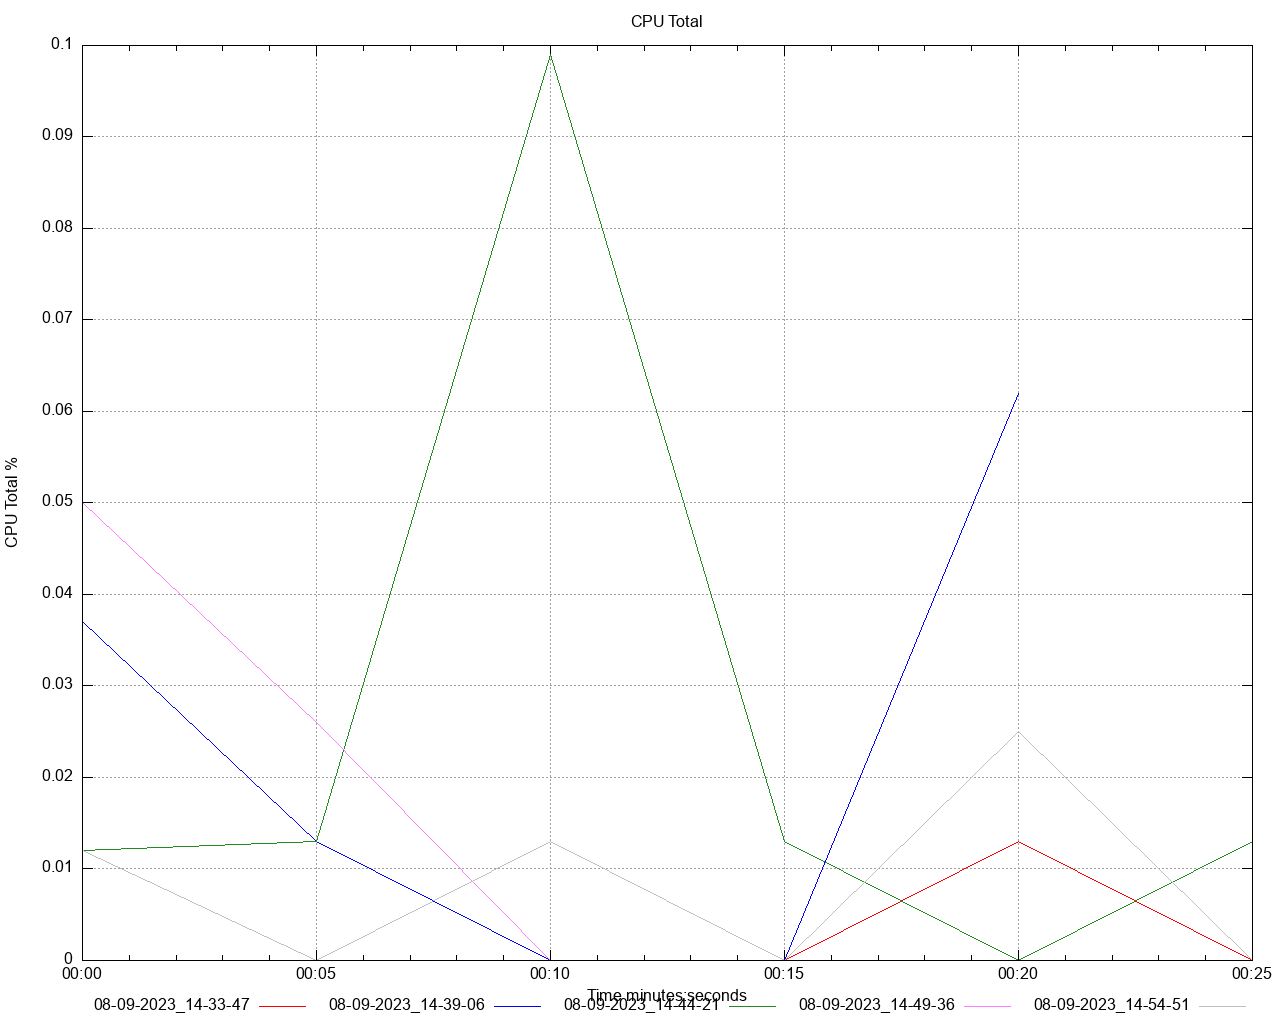

The gnuplot source for this figure:
set title 'CPU Total' noenhanced
set style data lines
set datafile separator ","
set terminal png size 1280,1024
set grid
set key below
set xdata time
set timefmt "%s"
offset = 0
t0(x)=(offset=($0==0) ? x : offset, x - offset)
set xlabel 'Time minutes:seconds'
set ylabel 'CPU Total %'
set output '/Users/gbarnett/git/hazelcast-simulator/atomiclong-3node-member/atomicreference/dstat/cpu_total_A6.png'
plot \
   '/Users/gbarnett/git/hazelcast-simulator/atomiclong-3node-member/atomicreference/data/cpu_total_A6_1.data' using (t0(timecolumn(1))):2 title "08-09-2023_14-33-47" noenhanced lt rgb "red", \
   '/Users/gbarnett/git/hazelcast-simulator/atomiclong-3node-member/atomicreference/data/cpu_total_A6_2.data' using (t0(timecolumn(1))):2 title "08-09-2023_14-39-06" noenhanced lt rgb "blue", \
   '/Users/gbarnett/git/hazelcast-simulator/atomiclong-3node-member/atomicreference/data/cpu_total_A6_3.data' using (t0(timecolumn(1))):2 title "08-09-2023_14-44-21" noenhanced lt rgb "forest-green", \
   '/Users/gbarnett/git/hazelcast-simulator/atomiclong-3node-member/atomicreference/data/cpu_total_A6_4.data' using (t0(timecolumn(1))):2 title "08-09-2023_14-49-36" noenhanced lt rgb "orchid", \
   '/Users/gbarnett/git/hazelcast-simulator/atomiclong-3node-member/atomicreference/data/cpu_total_A6_5.data' using (t0(timecolumn(1))):2 title "08-09-2023_14-54-51" noenhanced lt rgb "grey", \
